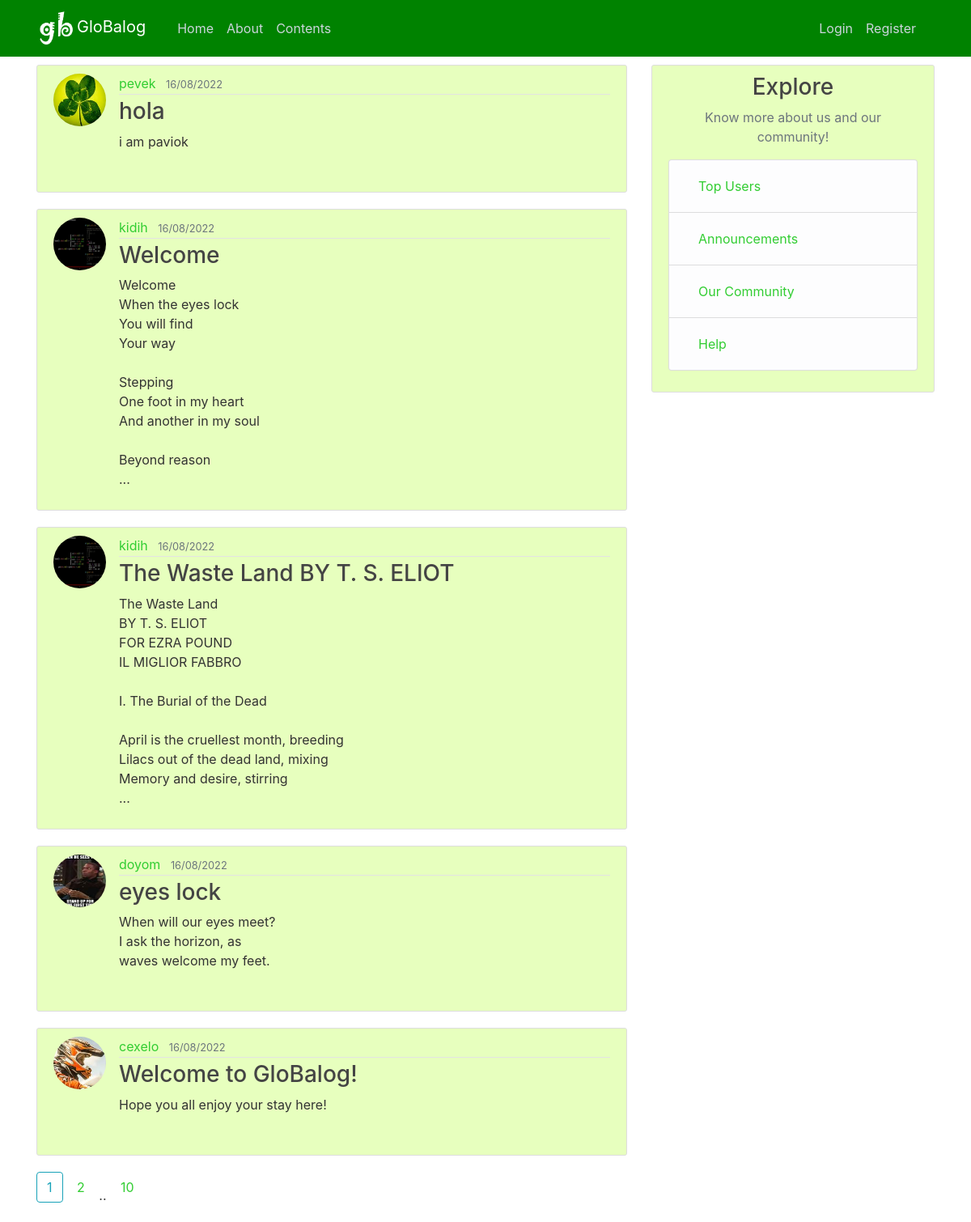
The page /home on the database its author committed.
### blog/model.py (models this page shows, shortened)
class Post(db.Model):
    id=db.Column(db.Integer(),primary_key=True)
    title=db.Column(db.String(100),nullable=False)
    date=db.Column(db.DateTime,nullable=False,default=datetime.utcnow) #not function otherwise it will pass the current time when this code was written
    content=db.Column(db.Text,nullable=False)
    user_id=db.Column(db.Integer,db.ForeignKey('user.id'),nullable=False)

class User(db.Model,UserMixin):
    id=db.Column(db.Integer(),primary_key=True)
    username=db.Column(db.String(20),unique=True,nullable=False)
    email=db.Column(db.String(120),unique=True,nullable=False )
    password=db.Column(db.String(60),unique=True,nullable=False)
    confirmed = db.Column(db.Boolean, nullable=False, default=False)
    image_file = db.Column(db.String(20), nullable=False, default='default.jpg')
    posts = db.relationship('Post',backref='author',lazy=True)

### blog/main/routes.py (the view)
@main.route('/')
@main.route('/home')
def home():
    page=request.args.get('page',1,type=int)#to get page other than first page, default is 1
    posts=Post.query.order_by(Post.date.desc()).paginate(per_page=5,page=page)#posts visibile per page 5 orderby to show newest first so date in descending
    return render_template('main/home.html',posts=posts)#posts has attributes of posts+current page

### blog/templates/main/home.html
{%extends 'main/layout.html'%}
{%block content%}
	{%for post in posts.items%}
		<article class="media content-section">
		 <img class="rounded-circle article-img" src="{{ url_for('static', filename='profile_pics/' + post.author.image_file) }}">
		  <div class="media-body">
		    <div class="article-metadata">
		      <a class="mr-2" href="{{url_for('users.user_post',username=post.author.username)}}" >{{ post.author.username }}</a>
		      <small class="text-muted">{{ post.date.strftime('%d/%m/%Y') }}</small>
		    </div>
		    <h3><a class="article-title" href="{{url_for('posts.specific_post',post_id=post.id)}}">{{ post.title }}</a></h3>
		    <p class="article-content">{{ "\n".join(post.content.splitlines()[:10])}}
		    {% if post.content.splitlines()[:10] != post.content.splitlines()%}...{% endif%}
		  	</p>
		  </div>
		</article>
	{%endfor%}
	{%for pageno in posts.iter_pages(left_edge=1,right_edge=1,left_current=1,right_current=2) %}
		{%if pageno%}
			{%if posts.page==pageno%}
				<a class="btn btn-outline-info mb-4" href="{{url_for('main.home',page=pageno)}}">{{pageno}}</a>
			{%else%}
				<a class="btn mb-4" href="{{url_for('main.home',page=pageno)}}">{{pageno}}</a>
			{%endif%}
		{%else%}
			..
		{%endif%}
	{%endfor%}
{%endblock content%}

### blog/static/main.css (style rules this page uses)
body { background:#FFFFFF ; color: #333333; margin-top: 5rem; }
h1, h2, h3, h4, h5, h6 { color: #444444; }
a { color: #32CD32; }
.content-section { background: #E7FFBE; padding: 10px 20px; border: 1px solid #dddddd; border-radius: 3px; margin-bottom: 20px; }
.article-title { color: #444444; }
.article-content { white-space: pre-line; }
.article-img { height: 65px; width: 65px; margin-right: 16px; }
.article-metadata { padding-bottom: 1px; margin-bottom: 4px; border-bottom: 1px solid #e3e3e3 }

### rows shown on the page
Post: image_file (placeholder picture), author.username "pevek", date "16/08/2022", title "hola", content "i am paviok"
Post: image_file (picture), author.username "kidih", date "16/08/2022", title "Welcome", content "Welcome When the eyes lock You will find Your way Stepping One foot in my heart And another in my soul Beyond reason"
Post: image_file (picture), author.username "kidih", date "16/08/2022", title "The Waste Land BY T. S. ELIOT", content "The Waste Land BY T. S. ELIOT FOR EZRA POUND IL MIGLIOR FABBRO I. The Burial of the Dead April is the cruellest month, breeding Lilacs out of the dead land, mixing Memory and desire, stirring"
Post: image_file (picture), author.username "doyom", date "16/08/2022", title "eyes lock", content "When will our eyes meet? I ask the horizon, as waves welcome my feet."
Post: image_file (picture), author.username "cexelo", date "16/08/2022", title "Welcome to GloBalog!", content "Hope you all enjoy your stay here!"

### other values the page prints
{{ pageno }} "1"
{{ pageno }} "2" "10"
